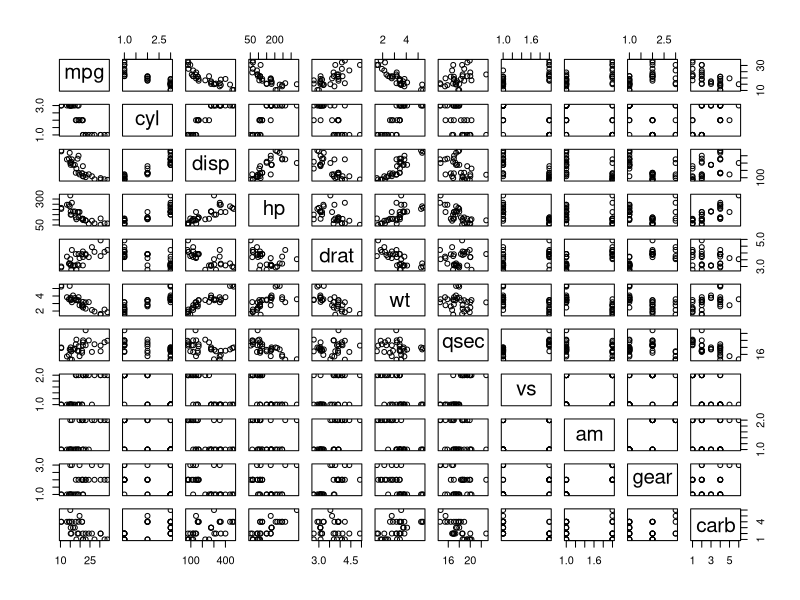
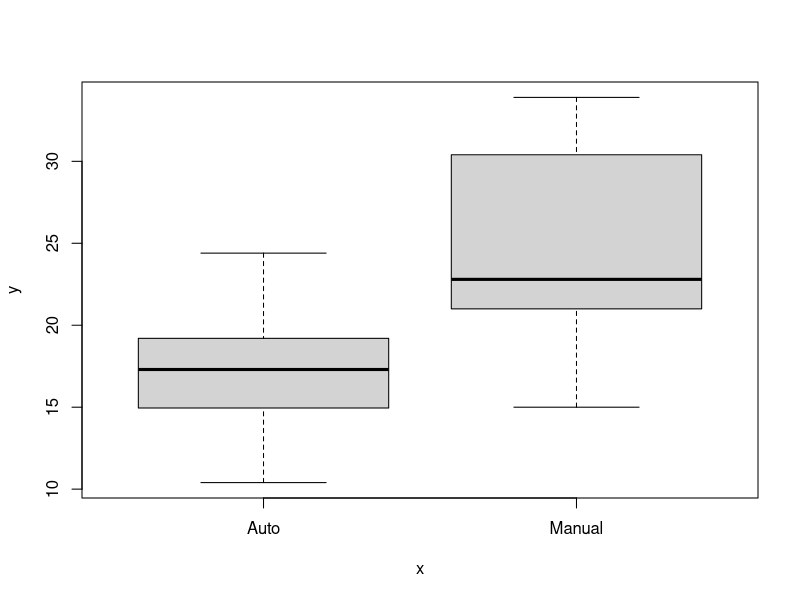
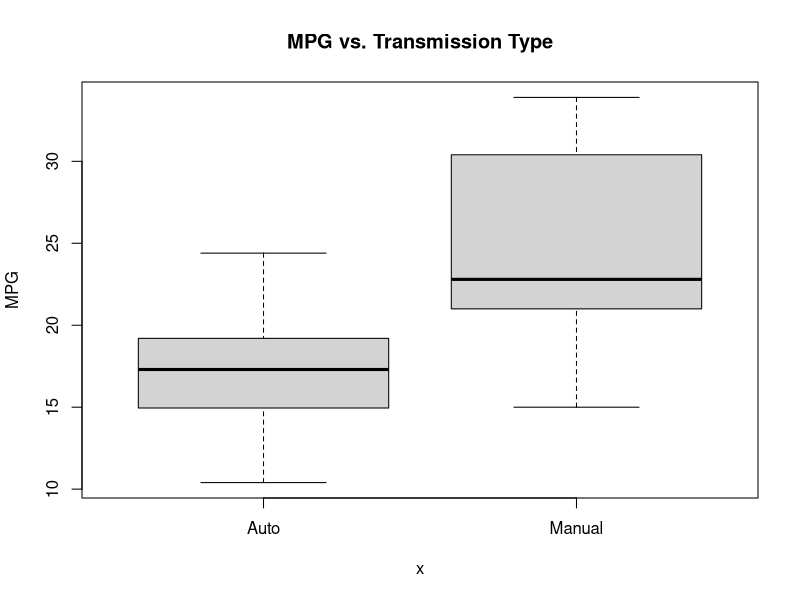
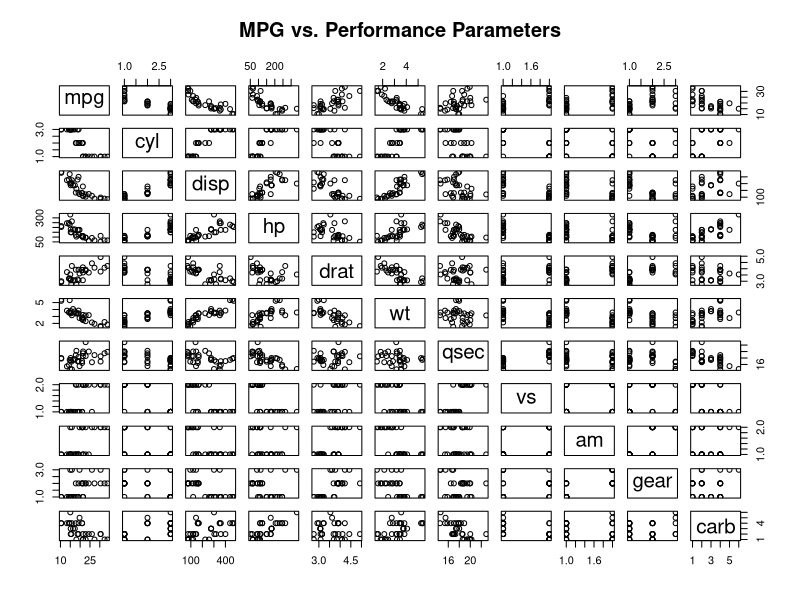
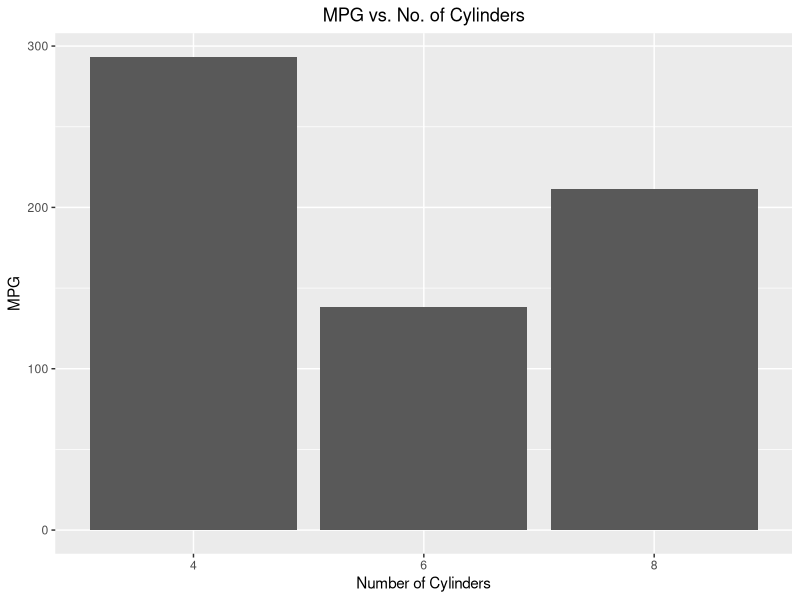
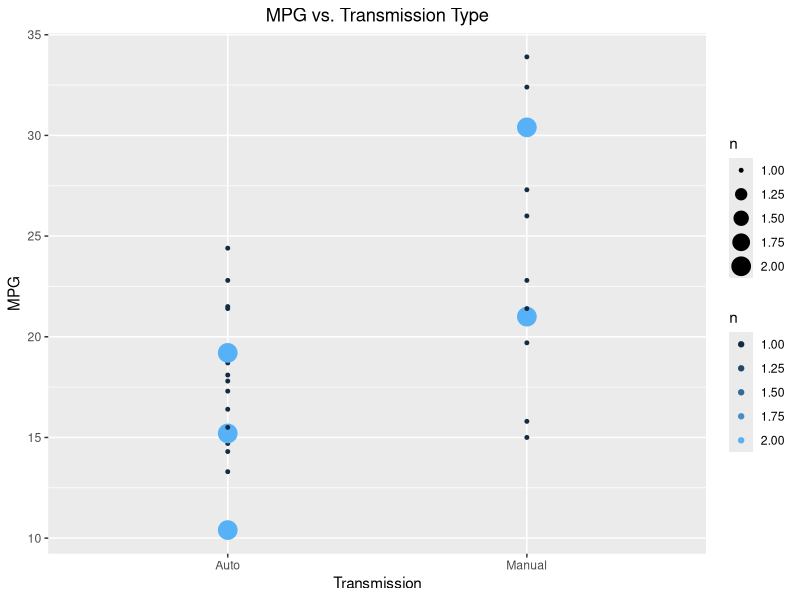
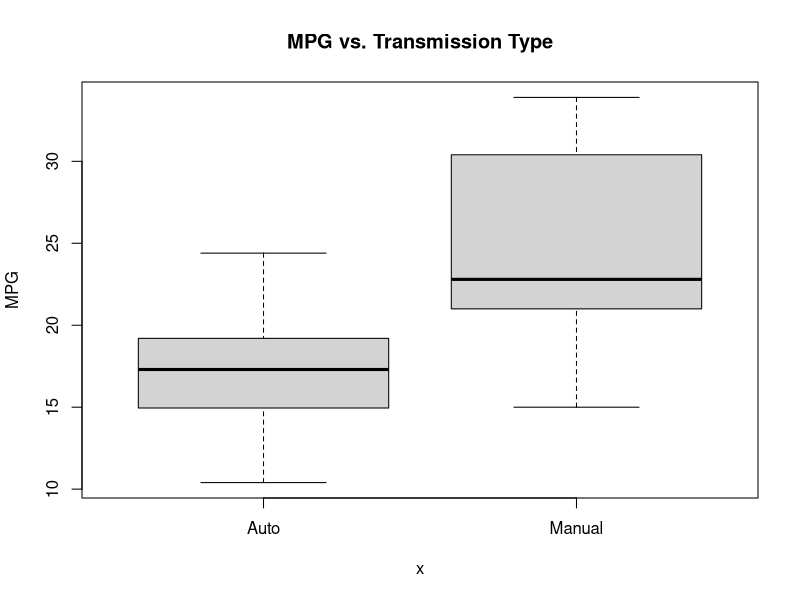
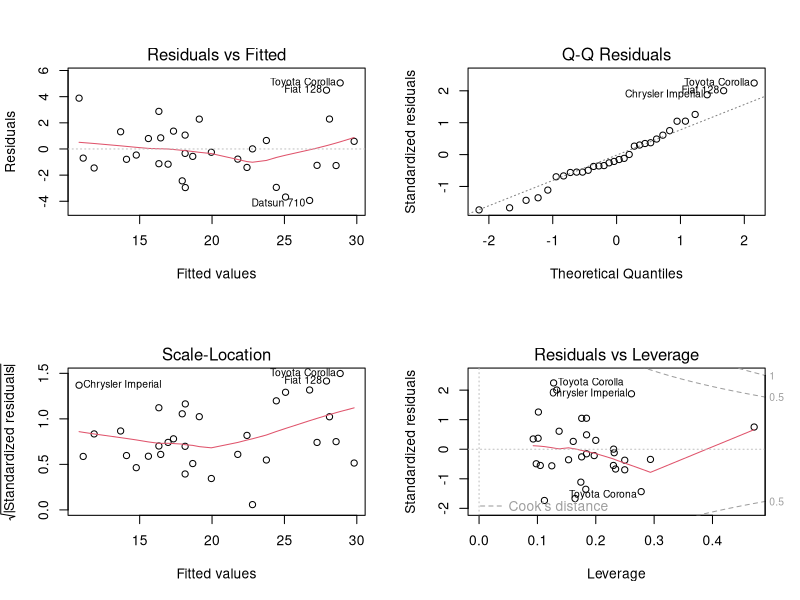

Generate these figures, in order, with R:
#QUESTIONS
#Is an automatic or manual transmission better for MPG?
#Quantify the MPG difference between automatic and manual transmissions.

#LOADING DATA
data(mtcars)
View(mtcars)
str(mtcars)

#REQUIRED PACKAGES
library(ggplot2)

#PREPROCESSING
?mtcars
correl <- cor(mtcars$mpg, mtcars[,-1])
###some variables are actually factors, not num
mtcars$cyl <- as.factor(mtcars$cyl)
mtcars$vs <- as.factor(mtcars$vs); levels(mtcars$vs) <- c("V-shaped", "Straight")
mtcars$am <- as.factor(mtcars$am); levels(mtcars$am) <- c("Auto", "Manual")
mtcars$gear <- as.factor(mtcars$gear)
mtcars$carb <- as.factor(mtcars$carb)

#EXPLORATORY ANALYSIS
pairs(mpg ~ ., data = mtcars) #mpg has distinct relations with cyl, disp, hp, wt, vs, am (increasing or decreasing)
plot(mtcars$am, mtcars$mpg)
summary(mtcars)

#STAISTICAL ANALYSIS
##Modelling
set.seed(1234)
model1 <- lm(mpg ~ ., data = mtcars)
model2 <- lm(mpg ~ cyl + disp + hp + wt + vs + am, data = mtcars)
best.model <- step(model1, direction = "backward")
summary(best.model)

##Quantifying
plot(mtcars$am, mtcars$mpg, main = "MPG vs. Transmission Type", ylab = "MPG")
t.test(mpg ~ am, data = mtcars)

#APPENDIX
#Exploratory Plots
pairs(mpg ~ ., data = mtcars, main = "MPG vs. Performance Parameters")                                                       #all relationships                                              

ggplot(mtcars, aes(cyl, mpg)) + geom_bar(stat = "Identity") + 
  xlab("Number of Cylinders") + ylab("MPG") + ggtitle("MPG vs. No. of Cylinders") +
  theme(plot.title = element_text(hjust = 0.5))                                      #MPG vs. CYL

ggplot(mtcars, aes(am, mpg)) + geom_count(aes(color = ..n..)) + guides(color = 'legend') +
  ylab("MPG") + ggtitle("MPG vs. Transmission Type") + xlab("Transmission") +
  theme(plot.title = element_text(hjust = 0.5))                                      #MPG vs. AM, count plot 

plot(mtcars$am, mtcars$mpg, main = "MPG vs. Transmission Type", ylab = "MPG")

##Resiudals and Diagnostics
par(mfrow = c(2,2)); plot(best.model)                                                #Residual Plots

hatvalues <- round(hatvalues(best.model),3)                                          #Diagnostic Checks
dfbetas <- round(dfbetas(best.model),3)
